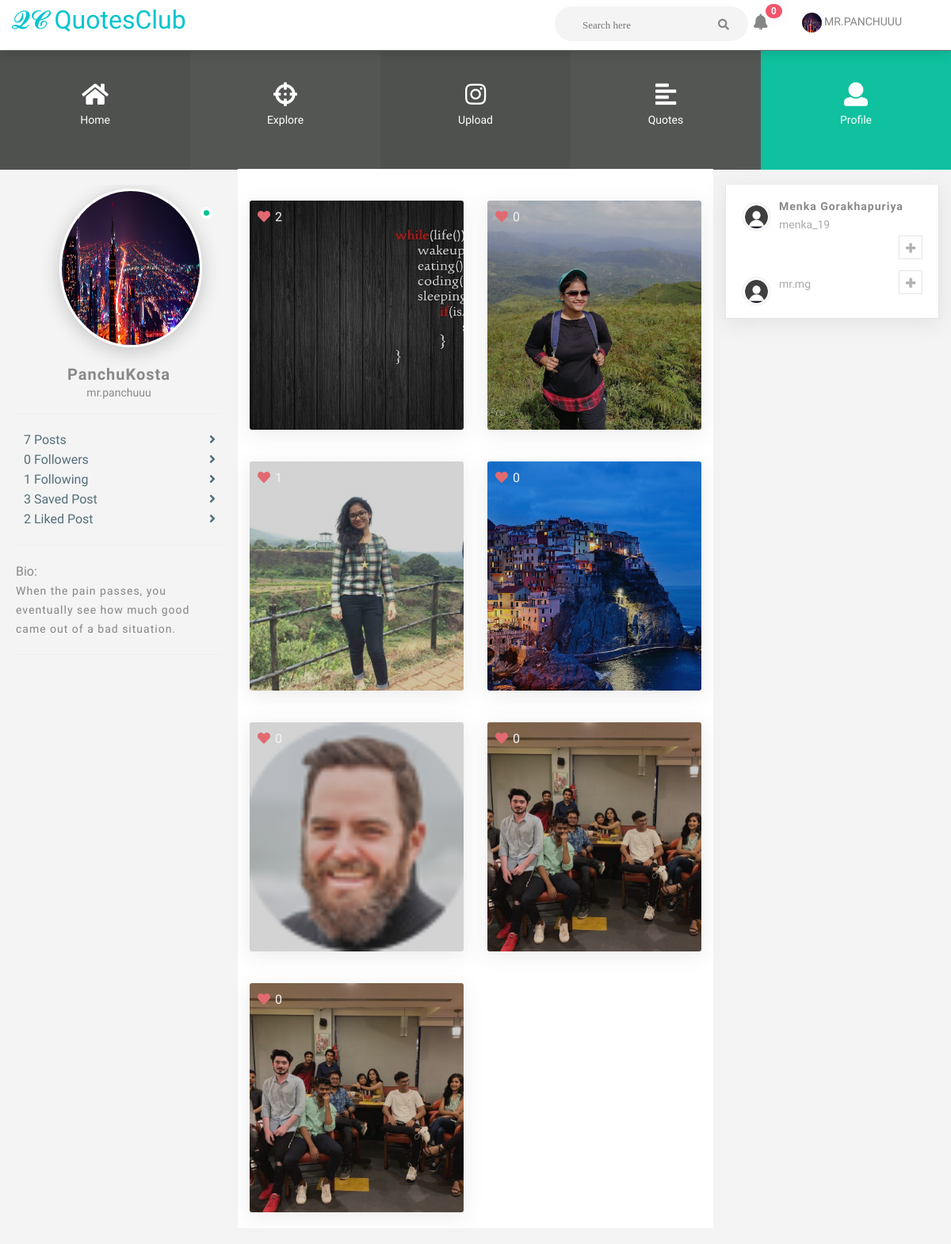
Page /read/profile (signed in) on the committed database.
### read/models.py (models this page shows, shortened)
class Profile(models.Model):
    user = models.OneToOneField(User , on_delete = models.CASCADE , default=" ")
    bio = models.TextField(max_length=500 , default= " ")
    gender = models.CharField(max_length=10 , default=" ")
    phone = models.CharField(max_length=10 , default= " ")
    profile_picture = models.ImageField(upload_to='read/img' , default="read/img/df.jpg")
    privacy = models.BooleanField(default=False)

class Post(models.Model):
    sno = models.AutoField(primary_key = True)
    image = models.ImageField(upload_to="read/img" , default = " ")
    caption = models.CharField(max_length=10000 , default = " ")
    user = models.ForeignKey(User , on_delete= models.CASCADE)
    time = models.DateTimeField(default=now)

### read/views.py (the view)
# urls.py: path('profile' , views.profile , name = 'profile'),
def profile(request):
    try:
        follow = Follower.objects.get_or_create(user=request.user)
        following = Following.objects.get_or_create(user=request.user)
        following_list = following[0].following.all()
        following[0].following_count = len(following_list)
        f1_len = len(following_list)
        following[0].save()
        follow[0].follow_count = len(follow[0].follower.all())
        f_len = len(follow[0].follower.all())
        follow[0].save()
        u = User.objects.get(username= request.user)
        likes = MyLike.objects.get_or_create(user=request.user)
        saves = MySave.objects.get_or_create(user = request.user)
        saves[0].post_count = len(saves[0].savedPost.all())
        saved_Post = saves[0].post_count
        saves[0].save()
        likes[0].post_count = len(likes[0].likedPost.all())
        liked_post = likes[0].post_count
        likes[0].save()
        user = User.objects.exclude(username = request.user)
        p = []
        user_list = []
        mynoti = MyNotifacions.objects.get_or_create(user=request.user)[0]
        pending = 0
        for i in mynoti.notifications.all():
            if i.view == False:
                pending = pending + 1
        mynoti_list = [i for i in mynoti.notifications.all()]
        post = Post.objects.filter(user=request.user)
        for i in post:
            liked = False
            saved = False
            l = Like.objects.get_or_create(post = i)
            like_c = l[0].like_count
            s = SavePost.objects.get_or_create(post = i)
            save_c = s[0].save_count
            if i in likes[0].likedPost.all():
                liked = True
            if i in saves[0].savedPost.all():
                saved = True
            p.append([i, liked , like_c , saved , save_c ])
        count = 0
        lp = []
        for i in p:
            if count%2 == 0:
                lp.append([])
                cd = count//2
                lp[cd].append(i)
            else:
                cd = count//2
                lp[cd].append(i)
            count +=1
        for i in user:
            if i in following_list:
                pass
            else:
                user_list.append(i)
        return render(request, 'photo_profile_two.html', {'myuser': u, 'post': lp, 'l': len(p) , 'followers' : f_len, 'following' : f1_len , 'user_list' : user_list  , 'user_c' : len(user_list) , 'savedPost' : saved_Post , 'likedPost' : liked_post , 'pending' : pending , 'notification' : mynoti_list[::-1]})
    except:
        return render(request, 'error.html')

### templates/photo_profile_two.html (shortened to what this page needs)
<!DOCTYPE html>
{% load static %}
<html lang="en">
<head>
		<link rel="stylesheet" href="https://use.fontawesome.com/releases/v5.0.8/css/all.css">
        <link type="text/css" href="{% static 'css/demos/photo.css' %}" rel="stylesheet" />
  </head>
<body>
   <header class="tr-header">
      <nav class="navbar navbar-default">
       <div class="container-fluid">
	    <div class="navbar-header">
		 <a class="navbar-brand" href="\"></i>𝓠𝓒  QuotesClub</a>
		</div>
		<div class="navbar-right">
		 <ul class="nav navbar-nav">
		   <li>
		   <div class="search-dashboard">
               <form action="{% url 'search'  %}" method="get">
                    <input placeholder="Search here" type="text" name="se">
                    <button type="submit"><i class="fa fa-search"></i></button>
               </form>
          </div>
		   </li>
		   <li class="dropdown notification-list">
		    <a class="nav-link dropdown-toggle" data-toggle="dropdown" href="#" role="button" aria-haspopup="false" aria-expanded="false">
			 <i class="fa fa-bell noti-icon"></i>
			 <span class="badge badge-danger badge-pill noti-icon-badge">{{pending}}</span>
			</a>
		   </li>
		 <li class="dropdown mega-avatar">
		  <a href="#" class="dropdown-toggle" data-toggle="dropdown" aria-expanded="true">
		   <span class="avatar w-32"><img src="/media/{{user.profile.profile_picture}}" class="img-resonsive img-circle" width="25" height="25" alt="..."></span>
		   <span class="hidden-xs">
			{{user}}
		   </span>
		  </a>
		 </li>
		 </ul>
		</div>
       </div>
      </nav>
     </header>
	<section class="nav-sec">
	  <div class="d-flex justify-content-between">
	   <div class="p-2 nav-icon-lg dark-black">
	   <a class="nav-icon" href="{% url 'feed' %}"><em class="fa fa-home"></em>
		<span>Home</span>
	   </a>
	   </div>
	   <div class="p-2 nav-icon-lg clean-black">
	   <a class="nav-icon" href="{% url 'explore' %}"><em class="fa fa-crosshairs"></em>
		<span>Explore</span>
	   </a>
	   </div>
	   <div class="p-2 nav-icon-lg dark-black">
	   <a class="nav-icon" href="{% url 'uploadPage' %}"><em class="fab fa-instagram"></em>
		<span>Upload</span>
	   </a>
	   </div>
	   <div class="p-2 nav-icon-lg clean-black">
	   <a class="nav-icon" href="{% url 'quotes' %}"><em class="fa fa-align-left"></em>
		<span>Quotes</span>
	   </a>
	   </div>
	   <div class="p-2 nav-icon-lg mint-green">
	   <a class="nav-icon" href="{% url 'profile' %}"><em class="fa fa-user"></em>
		<span>Profile</span>
	   </a>
	   </div>
	  </div>
	</section>
	 <section class="profile-two">
	  <div class="container-fluid">
	   <div class="row">
		<div class="col-lg-3">
         <aside id="leftsidebar" class="sidebar">
		  <ul class="list">
           <li>
			<div class="user-info">
			 <div class="image">
			 <div class="image1">
			   	<img src="/media/{{user.profile.profile_picture}}" width="50" height="200" alt="User" style="border-radius : 50%; margin-left: 30px;">
					  <span class="online-status online"></span>
			 </div>
		     <div class="detail"><br>
			  <h4>{{user.first_name}}{{user.last_name}}</h4>
			  <small>{{request.user}}</small>
			 </div>
			</div>
           </li>
           <li>
            <small class="text-muted"><a href="{% url 'profile' %}">{{l}} Posts <em class="fa fa-angle-right pull-right"></em></a> </small><br/>
            <small class="text-muted"><a href="follower?sUser={{request.user}}">{{followers}} Followers <em class="fa fa-angle-right pull-right"></em></a> </small><br/>
            <small class="text-muted"><a href="following?sUser={{request.user}}">{{following}} Following <em class="fa fa-angle-right pull-right"></em></a> </small><br/>
		    <small class="text-muted"><a href="{% url 'postSaved' %}">{{savedPost}} Saved Post <em class="fa fa-angle-right pull-right"></em></a> </small><br/>
		    <small class="text-muted"><a href="{% url 'postLiked' %}">{{likedPost}} Liked Post <em class="fa fa-angle-right pull-right"></em></a> </small>
            <hr>
            <small class="text-muted">Bio: </small>
            <p>{{user.profile.bio}}</p>
            <hr>
           </li>
          </ul>
         </aside>
		</div>
		<div class="col-lg-6" style="background: #fff;">
		{% if l == 0 %}
			<center><i class="fas fa-camera" style="font-size: 150px; margin-top: 100px;"></i>
							<p>No Post Yet</p>
					</center>
		{% else %}
		{% for i in post%}
		 <div class="row">
		{% for j in i%}
		  <div class="col-lg-6">
			 <a href="viewPost?post={{j.0.sno}}" >
			 <div class="explorebox"
			   style="background: linear-gradient( rgba(34,34,34,0.2), rgba(34,34,34,0.2)), url('/media/{{j.0.image}}') no-repeat;
					  background-size: cover;
					  background-position: center center;
					  -webkit-background-size: cover;
					  -moz-background-size: cover;
					  -o-background-size: cover;">
			  <div class="explore-top">
			   <div class="explore-like"><i class="fa fa-heart"></i> <span>{{j.2}}</span></div>
			  </div>
			 </div>
			 </a>
		  </div>
		{% endfor %}
		</div>
		{% endfor %}
			{% endif %}
			</div>
		<div class="col-lg-3">
          <div class="suggestion-box full-width">
			  {% if user_c != 0 %}
			<div class="suggestions-list">
				{% for i in user_list %}
				<div class="suggestion-body" id="{{i}}">
					<a href="searchProfile?sUser={{i}}"><img class="img-responsive img-circle" src="/media/{{i.profile.profile_picture}}" alt="Image" style="border-radius:50%;"></a>
					<div class="name-box">
						<h4>{{i.first_name}} {{i.last_name}}</h4>
						<span>{{i}}</span>
					</div>
					<span><a class="follows" href="{% url 'follow' %}" id={{i}} ><i class="fa fa-plus"></i></a></span>
				</div>
				{% endfor %}
			</div>
			  {% endif %}
		</div>
		</div>
       </div>
	  </div>
	 </section>
  </body>
</html>

### static/css/base.css (style rules this page uses)
html, body, div, span, applet, object, iframe, h1, h2, h3, h4, h5, h6, p, blockquote, pre, a, abbr, acronym, address, big, cite, code, del, dfn, em, img, ins, kbd, q, s, samp, small, strike, strong, sub, sup, tt, var, b, u, i, center, dl, dt, dd, fieldset, form, legend, table, caption, tbody, tfoot, thead, tr, th, td, article, aside, canvas, details, embed, figure, figcaption, footer, header, hgroup, menu, nav, output, ruby, section, summary, time, mark, audio, video { margin: 0; padding: 0; border: 0; font-size: 100%; font: inherit; vertical-align: baseline; }
article, aside, details, figcaption, figure, footer, header, hgroup, menu, nav, section { display: block; }
body { line-height: 1; }
html, body { overflow-x: hidden; text-align: left; -webkit-font-smoothing: antialiased; -webkit-text-size-adjust: 100%; }
h1, h2, h3, h4, h5, h6 { font-family: 'Montserrat', sans-serif; color: #2C3E50; letter-spacing: 1px; }
h4 { font-size: 18px; line-height: 36px; }
p { font-family: 'Varela Round', sans-serif; line-height: 24px; margin: 0; font-size: 14px; letter-spacing: 1px; }
em { font-style: italic; }
small { font-size: 80%; }
a { color: #fff; text-decoration: none; outline: 0; -webkit-transition:0.5s all ease; -moz-transition:0.5s all ease; -o-transition:0.5s all ease; -ms-transition:0.5s all ease; transition:0.5s all ease; }
ul, ol { margin: 0; }
ul { list-style: none outside; }
li { line-height: 24px; }
li p { line-height: 24px; }

### static/css/skins/skin_two.css (style rules this page uses)
a { color: #fff; text-decoration: none; outline: 0; -webkit-transition:0.5s all ease; -moz-transition:0.5s all ease; -o-transition:0.5s all ease; -ms-transition:0.5s all ease; transition:0.5s all ease; }
.full-width { width: 100%; }

### rows in the picture
Post: image (picture), j "2"
Post: image (picture), j "0"
Post: image (picture), user "1"
Post: image (picture), j "0"
Post: image (picture), j "0"
Post: image (picture), j "0"
Post: image (picture), j "0"

### other values in the picture
{{ pending }} "0"
{{ user }} "MR.PANCHUUU"
{{ user.first_name }} "Panchu"
{{ user.last_name }} "Kosta"
{{ request.user }} "mr.panchuuu"
{{ l }} "7"
{{ followers }} "0"
{{ following }} "1"
{{ savedPost }} "3"
{{ likedPost }} "2"
{{ user.profile.bio }} "When the pain passes, you eventually see how much good came out of a bad situation."
{{ i.first_name }} "Menka"
{{ i.last_name }} "Gorakhapuriya"
{{ i }} "menka_19"
{{ i }} "mr.mg"
